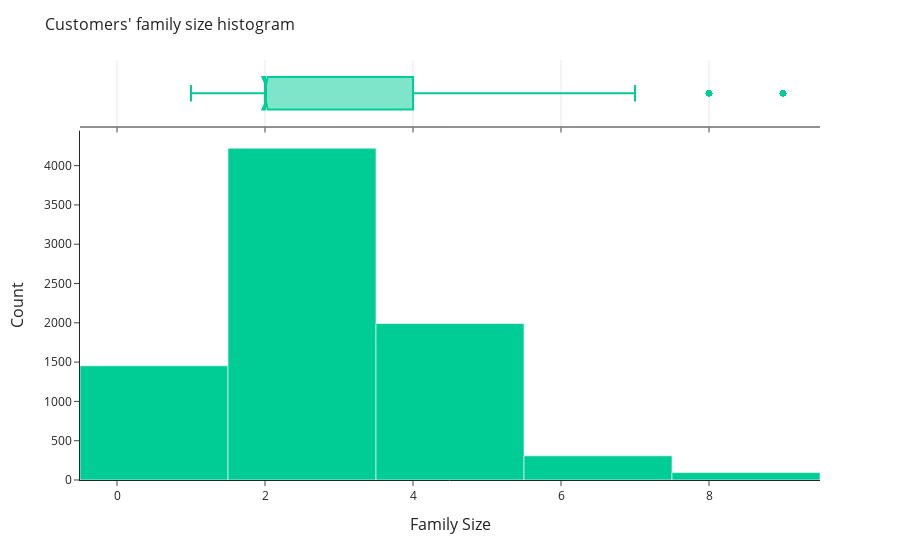

The code cell stored with this chart in its notebook:
### Code cell
fig_hist_family_size = px.histogram(data_train, x= 'Family_Size', nbins = 5, color_discrete_sequence=['#00CC96'], marginal = "box")

fig_hist_family_size.update_layout(
    title={
        "text": "Customers' family size histogram",
        'font': {'size': 16}
    },
    xaxis_title = "Family Size",
    yaxis_title = 'Count',
    xaxis=dict(
        title_font_size=16
    ),
    yaxis=dict(
        title_font_size=16
    ),
    legend_title_text = 'Number of Family members',
    legend=dict(
        font_size=14,
        title_font_size=14
    ),
    template='simple_white'
)



fig_hist_family_size.show()

### Figure 1 — Plotly figure (JSON) as saved in the notebook; plotly's stock layout.template omitted (floating-point values rounded to 4 significant figures; data arrays with more than 128 entries replaced by an {"elided": "..."} marker saying what was removed)
{"data": [{"alignmentgroup": "True", "bingroup": "x", "hovertemplate": "Family_Size=%{x}<br>count=%{y}<extra></extra>", "legendgroup": "", "marker": {"color": "#00CC96", "pattern": {"shape": ""}}, "name": "", "nbinsx": 5, "offsetgroup": "", "orientation": "v", "showlegend": false, "type": "histogram", "x": {"elided": "8068 int values"}, "xaxis": "x", "yaxis": "y"}, {"alignmentgroup": "True", "hovertemplate": "Family_Size=%{x}<extra></extra>", "legendgroup": "", "marker": {"color": "#00CC96"}, "name": "", "notched": true, "offsetgroup": "", "showlegend": false, "type": "box", "x": {"elided": "8068 int values"}, "xaxis": "x2", "yaxis": "y2"}], "layout": {"barmode": "relative", "legend": {"font": {"size": 14}, "title": {"font": {"size": 14}, "text": "Number of Family members"}, "tracegroupgap": 0}, "margin": {"t": 60}, "title": {"font": {"size": 16}, "text": "Customers' family size histogram"}, "xaxis": {"anchor": "y", "domain": [0, 1], "title": {"font": {"size": 16}, "text": "Family Size"}}, "xaxis2": {"anchor": "y2", "domain": [0, 1], "matches": "x", "showgrid": true, "showticklabels": false}, "yaxis": {"anchor": "x", "domain": [0, 0.8316], "title": {"font": {"size": 16}, "text": "Count"}}, "yaxis2": {"anchor": "x2", "domain": [0.8416, 1], "matches": "y2", "showgrid": false, "showline": false, "showticklabels": false, "ticks": ""}}}
